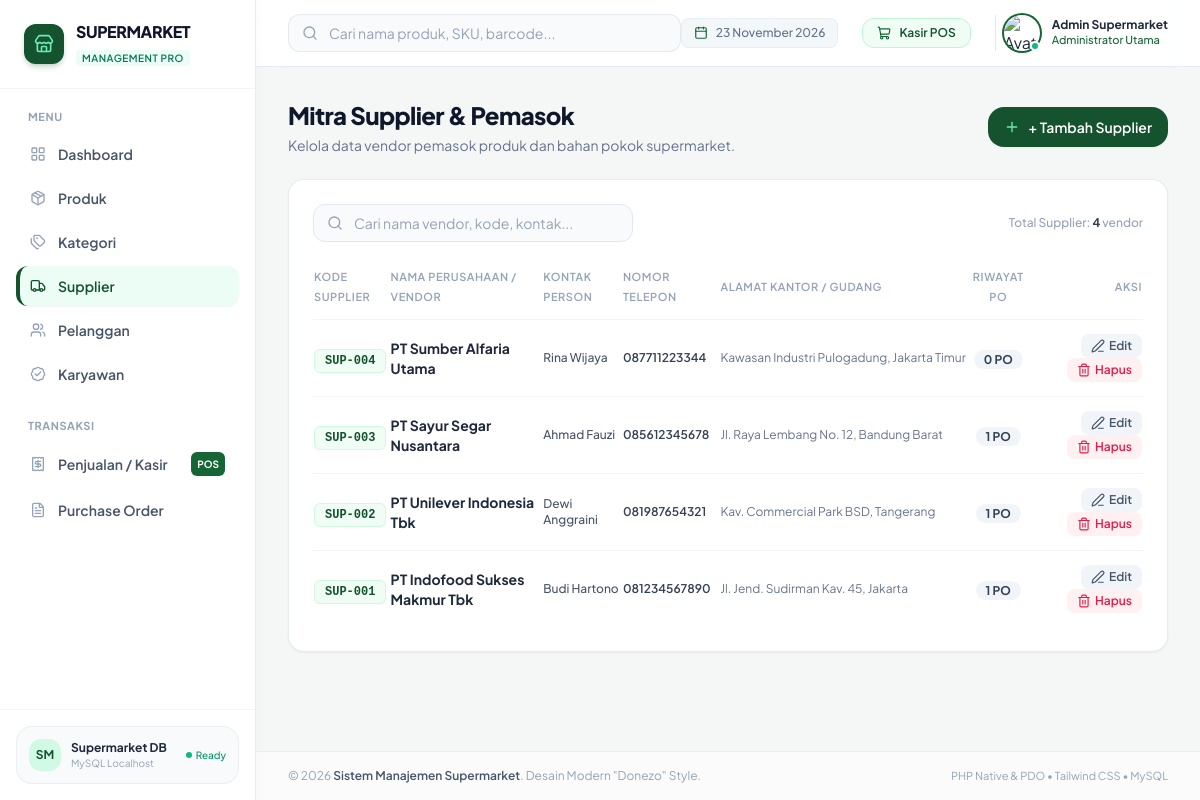
/pages/suppliers.php, run on the app's committed database.
### tables this page shows
CREATE TABLE IF NOT EXISTS `suppliers` (
  `supplier_id` int(11) NOT NULL AUTO_INCREMENT,
  `kode_supplier` varchar(30) NOT NULL,
  `nama_perusahaan` varchar(150) NOT NULL,
  `kontak_person` varchar(120) DEFAULT NULL,
  `nomor_telepon` varchar(30) DEFAULT NULL,
  `alamat` text DEFAULT NULL,
  PRIMARY KEY (`supplier_id`),
  UNIQUE KEY `kode_supplier` (`kode_supplier`)
);

### config/koneksi.php (called while the page is built, shortened)
<?php
function clean($data) {
    return htmlspecialchars(trim($data ?? ''), ENT_QUOTES, 'UTF-8');
}

### pages/suppliers.php (the view, shortened to what this page needs)
<?php
require_once __DIR__ . '/../config/koneksi.php';
$search = trim($_GET['search'] ?? '');
if (!empty($search)) {
    $stmt = $pdo->prepare("
        SELECT s.*,
               (SELECT COUNT(*) FROM purchase_orders po WHERE po.supplier_id = s.supplier_id) AS total_po
        FROM suppliers s
        WHERE s.nama_perusahaan LIKE ? OR s.kode_supplier LIKE ? OR s.kontak_person LIKE ?
        ORDER BY s.supplier_id DESC
    ");
    $stmt->execute(["%{$search}%", "%{$search}%", "%{$search}%"]);
} else {
    $stmt = $pdo->query("
        SELECT s.*,
               (SELECT COUNT(*) FROM purchase_orders po WHERE po.supplier_id = s.supplier_id) AS total_po
        FROM suppliers s
        ORDER BY s.supplier_id DESC
    ");
}
$suppliers = $stmt->fetchAll();
include __DIR__ . '/../includes/header.php';
?>
<div class="flex flex-col sm:flex-row sm:items-center sm:justify-between gap-4 mb-6">
    <div>
        <h1 class="text-2xl font-extrabold text-slate-900 tracking-tight">Mitra Supplier & Pemasok</h1>
        <p class="text-sm text-slate-500 mt-1">Kelola data vendor pemasok produk dan bahan pokok supermarket.</p>
    </div>
    <div>
        <button onclick="openModalTambah()" class="inline-flex items-center gap-2 px-4 py-2.5 bg-brand-900 hover:bg-brand-800 text-white text-sm font-semibold rounded-2xl shadow-sm hover:shadow transition-all duration-200">
            <i data-lucide="plus" class="w-4 h-4 text-emerald-300"></i>
            <span>+ Tambah Supplier</span>
        </button>
    </div>
</div>
<div class="bg-white rounded-2xl border border-slate-200/80 shadow-sm p-6">
    <div class="flex flex-col sm:flex-row items-center justify-between gap-4 mb-6">
        <form method="GET" action="" class="relative w-full sm:w-80">
            <i data-lucide="search" class="w-4 h-4 text-slate-400 absolute left-3.5 top-1/2 -translate-y-1/2"></i>
            <input type="text" name="search" value="<?= clean($search) ?>" placeholder="Cari nama vendor, kode, kontak..."
                   class="w-full pl-10 pr-4 py-2 bg-slate-50 border border-slate-200 rounded-xl text-sm focus:outline-none focus:ring-2 focus:ring-brand-800 focus:bg-white text-slate-800 placeholder:text-slate-400 transition-all">
        </form>
        <span class="text-xs text-slate-400 self-end sm:self-center font-medium">
            Total Supplier: <strong class="text-slate-700"><?= count($suppliers) ?></strong> vendor
        </span>
    </div>
    <div class="overflow-x-auto">
        <table class="w-full text-left text-sm">
            <thead>
                <tr class="text-[11px] font-bold uppercase tracking-wider text-slate-400 border-b border-slate-100 pb-3">
                    <th class="pb-3 font-semibold">Kode Supplier</th>
                    <th class="pb-3 font-semibold">Nama Perusahaan / Vendor</th>
                    <th class="pb-3 font-semibold">Kontak Person</th>
                    <th class="pb-3 font-semibold">Nomor Telepon</th>
                    <th class="pb-3 font-semibold">Alamat Kantor / Gudang</th>
                    <th class="pb-3 font-semibold text-center">Riwayat PO</th>
                    <th class="pb-3 font-semibold text-right">Aksi</th>
                </tr>
            </thead>
            <tbody class="divide-y divide-slate-100">
                <?php if (empty($suppliers)): ?>
                    <tr>
                        <td colspan="7" class="py-12 text-center text-slate-400">
                            <i data-lucide="truck" class="w-10 h-10 mx-auto mb-2 text-slate-300"></i>
                            <p class="font-medium text-sm text-slate-600">Tidak ada supplier ditemukan.</p>
                            <p class="text-xs text-slate-400 mt-1">Klik "+ Tambah Supplier" untuk menambahkan mitra baru.</p>
                        </td>
                    </tr>
                <?php else: ?>
                    <?php foreach ($suppliers as $sup): ?>
                        <tr class="hover:bg-slate-50/70 transition-colors">
                            <td class="py-3.5">
                                <span class="font-mono text-xs font-bold text-brand-900 bg-brand-50 px-2.5 py-1 rounded-md border border-brand-200/60">
                                    <?= clean($sup['kode_supplier']) ?>
                                </span>
                            </td>
                            <td class="py-3.5">
                                <span class="font-bold text-slate-800 text-sm"><?= clean($sup['nama_perusahaan']) ?></span>
                            </td>
                            <td class="py-3.5 text-xs text-slate-600 font-medium">
                                <?= clean($sup['kontak_person'] ?: '-') ?>
                            </td>
                            <td class="py-3.5 text-xs font-semibold text-slate-700">
                                <?= clean($sup['nomor_telepon'] ?: '-') ?>
                            </td>
                            <td class="py-3.5 text-xs text-slate-500 max-w-xs truncate" title="<?= clean($sup['alamat']) ?>">
                                <?= clean($sup['alamat'] ?: '-') ?>
                            </td>
                            <td class="py-3.5 text-center">
                                <span class="text-xs font-bold px-2.5 py-0.5 rounded-full bg-slate-100 text-slate-700">
                                    <?= $sup['total_po'] ?> PO
                                </span>
                            </td>
                            <td class="py-3.5 text-right space-x-1">
                                <button onclick='openModalEdit(<?= json_encode($sup) ?>)'
                                        class="inline-flex items-center gap-1 px-2.5 py-1 text-xs font-semibold text-slate-600 bg-slate-100 hover:bg-emerald-50 hover:text-brand-900 rounded-lg transition-colors"
                                        title="Ubah Supplier">
                                    <i data-lucide="edit-3" class="w-3.5 h-3.5"></i>
                                    <span>Edit</span>
                                </button>
                                <form method="POST" action="" class="inline" onsubmit="return confirm('Apakah Anda yakin ingin menghapus data supplier ini?');">
                                    <button type="submit" class="inline-flex items-center gap-1 px-2.5 py-1 text-xs font-semibold text-rose-600 bg-rose-50 hover:bg-rose-100 rounded-lg transition-colors" title="Hapus Supplier">
                                        <i data-lucide="trash-2" class="w-3.5 h-3.5"></i>
                                        <span>Hapus</span>
                                    </button>
                                </form>
                            </td>
                        </tr>
                    <?php endforeach; ?>
                <?php endif; ?>
            </tbody>
        </table>
    </div>
</div>
<?php include __DIR__ . '/../includes/footer.php'; ?>

### includes/header.php (style rules this page uses)
body { font-family: 'Plus Jakarta Sans', sans-serif; background-color: #F5F7F6; }

### data on the page
suppliers: kode_supplier "SUP-004", nama_perusahaan "PT Sumber Alfaria Utama", kontak_person "Rina Wijaya", nomor_telepon "087711223344", alamat "Kawasan Industri Pulogadung, Jakarta Timur", total_po "0"
suppliers: kode_supplier "SUP-003", nama_perusahaan "PT Sayur Segar Nusantara", kontak_person "Ahmad Fauzi", nomor_telepon "085612345678", alamat "Jl. Raya Lembang No. 12, Bandung Barat", total_po "1"
suppliers: kode_supplier "SUP-002", nama_perusahaan "PT Unilever Indonesia Tbk", kontak_person "Dewi Anggraini", nomor_telepon "081987654321", alamat "Kav. Commercial Park BSD, Tangerang", total_po "1"
suppliers: kode_supplier "SUP-001", nama_perusahaan "PT Indofood Sukses Makmur Tbk", kontak_person "Budi Hartono", nomor_telepon "081234567890", alamat "Jl. Jend. Sudirman Kav. 45, Jakarta", total_po "1"

### other printed values
count($suppliers) "4"
